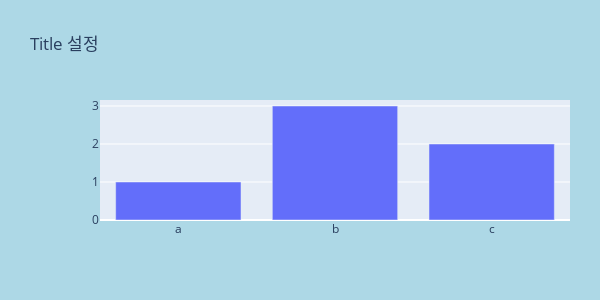

Notebook source saved alongside this figure:
### Code cell
# graph_object 방식
fig = go.Figure(data=[go.Bar(x = ["a", "b", "c"], y = [1, 3, 2])],
                layout = go.Layout(title=go.layout.Title(text = "Title 설정"))
               )

fig.update_layout(
    width=600,
    height=300,
    margin_l=100,
    margin_r=30,

    # 백그라운드 색상 지정
    paper_bgcolor = "lightblue"
)
fig.show()

### Figure 1 — Plotly figure (JSON) as saved in the notebook; plotly's stock layout.template omitted (floating-point values rounded to 4 significant figures)
{"data": [{"type": "bar", "x": ["a", "b", "c"], "y": [1, 3, 2]}], "layout": {"height": 300, "margin": {"l": 100, "r": 30}, "paper_bgcolor": "lightblue", "title": {"text": "Title 설정"}, "width": 600, "xaxis": {"autorange": true, "range": [-0.5, 2.5], "type": "category"}, "yaxis": {"autorange": true, "range": [0, 3.158], "type": "linear"}}}
